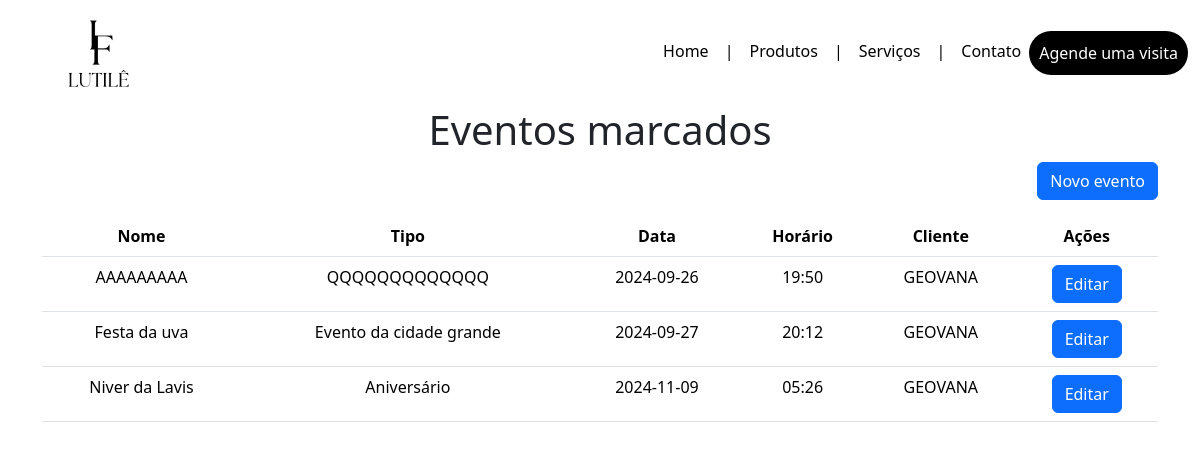
Page /admin/eventos on the earlier database version.
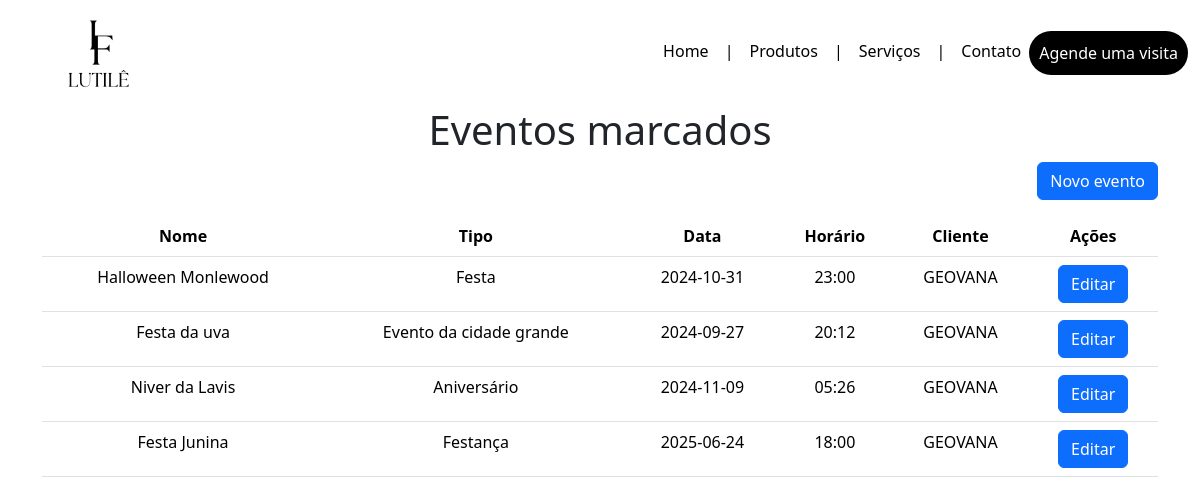
Same page on the later database version.
### tables this page shows
CREATE TABLE `evento` (
  `data` DATE NOT NULL,
  `horario` VARCHAR(45) NOT NULL,
  `nome` VARCHAR(50) NOT NULL,
  `tipo` VARCHAR(45) NOT NULL,
  `cliente_cpf` VARCHAR(11) NOT NULL,
  PRIMARY KEY (`data`, `horario`),
  FOREIGN KEY (`cliente_cpf`)
    REFERENCES `cliente` (`cpf`)
    ON DELETE NO ACTION
    ON UPDATE NO ACTION
);

CREATE TABLE `cliente` (
  `cpf` VARCHAR(11) NOT NULL,
  `nome` VARCHAR(100) NOT NULL,
  `celular` VARCHAR(14) NOT NULL,
  `endereco` VARCHAR(100) NOT NULL,
  PRIMARY KEY (`cpf`)
);

### app.py (the view)
@app.route('/admin/eventos', methods=['GET'])
def eventos_admin():
    with get_connection() as conn:
        cursor = conn.cursor()
        cursor.execute('SELECT * FROM evento JOIN cliente ON evento.cliente_cpf = cliente.cpf')
        eventos = cursor.fetchall()
    return render_template('html/pages/admin/eventos-admin.html', eventos=eventos)

### app.py (called while the page is built)
def get_connection():
    return sqlite3.connect('instance/salao_festas.db')

@app.context_processor
def inject_active():
    def is_active(endpoint): #recebe o endpoint (rota) e verifica se é igual o endpoint atual, se for ele retorna a classeactive, se não retorna vazio
        return 'active' if request.endpoint == endpoint else ''
    return dict(is_active=is_active)

### templates/html/pages/admin/eventos-admin.html (shortened to what this page needs)
{% extends "base.html" %}
{% block content %}
<h1 class="text-center">Eventos marcados</h1>
<div class="container d-flex flex-column align-items-center">
    <div class="w-100 d-flex justify-content-end mb-3">
        <a href="{{ url_for('novo_evento') }}" class="btn btn-primary">Novo evento</a>
    </div>
    <table class="table table">
        <thead>
          <tr>
            <th scope="col" class="text-center">Nome</th>
            <th scope="col" class="text-center">Tipo</th>
            <th scope="col" class="text-center">Data</th>
            <th scope="col" class="text-center">Horário</th>
            <th scope="col" class="text-center">Cliente</th>
            <th scope="col" class="text-center">Ações</th>
          </tr>
        </thead>
        <tbody>
          {% for evento in eventos %}
          <tr>
              <td class="text-center">{{ evento[2] }}</td>
              <td class="text-center">{{ evento[3] }}</td>
              <td class="text-center">{{ evento[0] }}</td>
              <td class="text-center">{{ evento[1] }}</td>
              <td class="text-center">{{ evento[6] }}</td>
              <td class="text-center">
                <form action="{{ url_for('editar_evento', data=evento[0], horario=evento[1]) }}" method="GET">
                  <button type="submit" class="btn btn-primary">Editar</button>
                </form>
              </td>
          </tr>
          {% endfor %}
        </tbody>
      </table>
</div>
{% endblock %}

### templates/base.html (shortened to what this page needs)
<!DOCTYPE html>
<html lang="en">
<head>
    <link href="https://cdn.jsdelivr.net/npm/bootstrap@5.3.2/dist/css/bootstrap.min.css" rel="stylesheet">
    <link href="https://cdn.jsdelivr.net/npm/@fullcalendar/core@5.11.3/main.min.css" rel="stylesheet">
    <link href="https://cdn.jsdelivr.net/npm/@fullcalendar/daygrid@5.11.3/main.min.css" rel="stylesheet">
    <link href="https://cdn.jsdelivr.net/npm/bootstrap@5.3.2/dist/css/bootstrap.min.css" rel="stylesheet">
    <link rel="stylesheet" href="https://cdn.jsdelivr.net/npm/bootstrap-icons@1.10.5/font/bootstrap-icons.css">
    <link rel="stylesheet" href="{{ url_for('static', filename='style/style.css') }}">
    <link rel="stylesheet" href="https://code.jquery.com/ui/1.12.1/themes/base/jquery-ui.css">
</head>
<body>
    <header>
        <nav class="navbar navbar-expand-md" class="navbar">
            <div class="container-fluid">
                <a class="navbar-brand ms-5" href="{{url_for('home')}}">
                    <img src="{{ url_for('static', filename='imgs/logo.png') }}" alt="Salão de festas Lutilê" height="80">
                </a>
                <div class="collapse navbar-collapse" id="navbarNav">
                    <ul class="navbar-nav ms-auto">
                        {% if session.cpf %}
                            {% if session.cpf == '000.000.000-00' %}
                                <li class="nav-item dropdown">
                                    <a class="nav-link dropdown-toggle" href="#" id="navbarDropdown" role="button" data-bs-toggle="dropdown" aria-expanded="false">
                                        {{ session.nome_cliente }}
                                    </a>
                                    <ul class="dropdown-menu dropdown-menu-end" aria-labelledby="navbarDropdown">
                                        <li><a class="dropdown-item" href="{{ url_for('dashboard_admin') }}">Tela inicial</a></li>
                                        <li><a class="dropdown-item" href="{{ url_for('perfil') }}">Perfil</a></li>
                                        <li><a class="dropdown-item" href="{{ url_for('agendamentos_admin') }}">Agendamentos</a></li>
                                        <li><a class="dropdown-item" href="{{ url_for('eventos_admin') }}">Eventos</a></li>
                                        <li><a class="dropdown-item" href="{{ url_for('clientes_admin') }}">Clientes</a></li>
                                        <li><a class="dropdown-item" href="{{ url_for('pagamentos_admin') }}">Pagamentos</a></li>
                                        <li><hr class="dropdown-divider"></li>
                                        <li><a class="dropdown-item" href="{{ url_for('logout') }}">Logout</a></li>
                                    </ul>
                                </li>
                            {% else %}
                                <li class="nav-item dropdown">
                                    <a class="nav-link dropdown-toggle" href="#" id="navbarDropdown" role="button" data-bs-toggle="dropdown" aria-expanded="false">
                                        {{ session.nome_cliente }}
                                    </a>
                                    <ul class="dropdown-menu dropdown-menu-end" aria-labelledby="navbarDropdown">
                                        <li><a class="dropdown-item" href="{{ url_for('dashboard_cliente') }}">Tela inicial</a></li>
                                        <li><a class="dropdown-item" href="{{ url_for('perfil') }}">Perfil</a></li>
                                        <li><a class="dropdown-item" href="{{ url_for('agendamentos_cliente') }}">Agendamentos</a></li>
                                        <li><a class="dropdown-item" href="{{ url_for('eventos_cliente') }}">Eventos</a></li>
                                        <li><hr class="dropdown-divider"></li>
                                        <li><a class="dropdown-item" href="{{ url_for('logout') }}">Logout</a></li>
                                    </ul>
                                </li>
                            {% endif %}
                        {% else %}
                        <li class="nav-item">
                            <a class="nav-link {{is_active('home')}}" aria-current="page" href="{{url_for('home')}}">Home</a>
                        </li>
                        <span class = "separador nav-link">|</span>
                        <li class="nav-item">
                            <a class="nav-link {{is_active('login')}}" aria-current="page" href="{{url_for('login')}}">Produtos</a>
                        </li>
                        <span class = "separador nav-link">|</span>
                        <li class="nav-item nav-item">
                            <a class="nav-link {{is_active('login')}}" aria-current="page" href="{{url_for('login')}}">Serviços</a>
                        </li>
                        <span class = "separador nav-link">|</span>
                        <li class="nav-item">
                            <a class="nav-link {{is_active('login')}}" aria-current="page" href="{{url_for('login')}}">Contato</a>
                        </li>
                        <li class="nav-item">
                            <form action="{{url_for('login')}}" method="get">
                                <button class="nav-link button_agendar" type="submit">Agende uma visita</button>
                            </form>
                        </li>
                        {% endif %}
                </div>
            </div>
        </nav>
    </header>
    <main>
        {% block content %}
        {% endblock %}
    </main>
</body>
</html>

### static/style/style.css (style rules this page uses)
.navbar { background-color: #ffffff; color: #fff; }
.navbar a { color: #000000; }
.button_agendar { border-radius: 50px; background-color: #000000; color: #ffffff; padding: 10px !important; }
.separador { color: #000000; }

Differences in the rows shown:
changed evento: nome "AAAAAAAAA" → "Halloween Monlewood"; tipo "QQQQQQQQQQQQQ" → "Festa"; data "2024-09-26" → "2024-10-31"; horario "19:50" → "23:00"
added evento: nome "Festa Junina", tipo "Festança", data "2025-06-24", horario "18:00", nome "GEOVANA"
